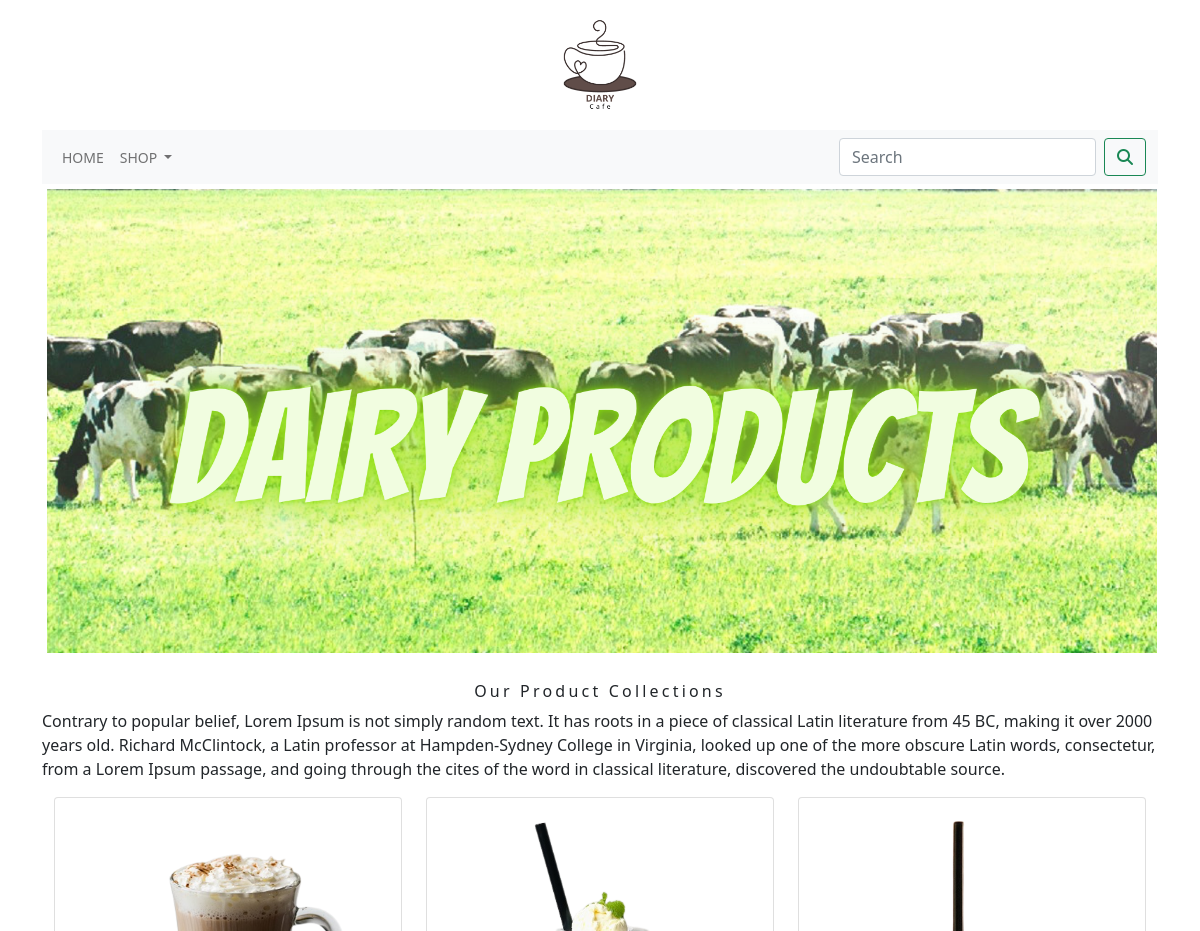
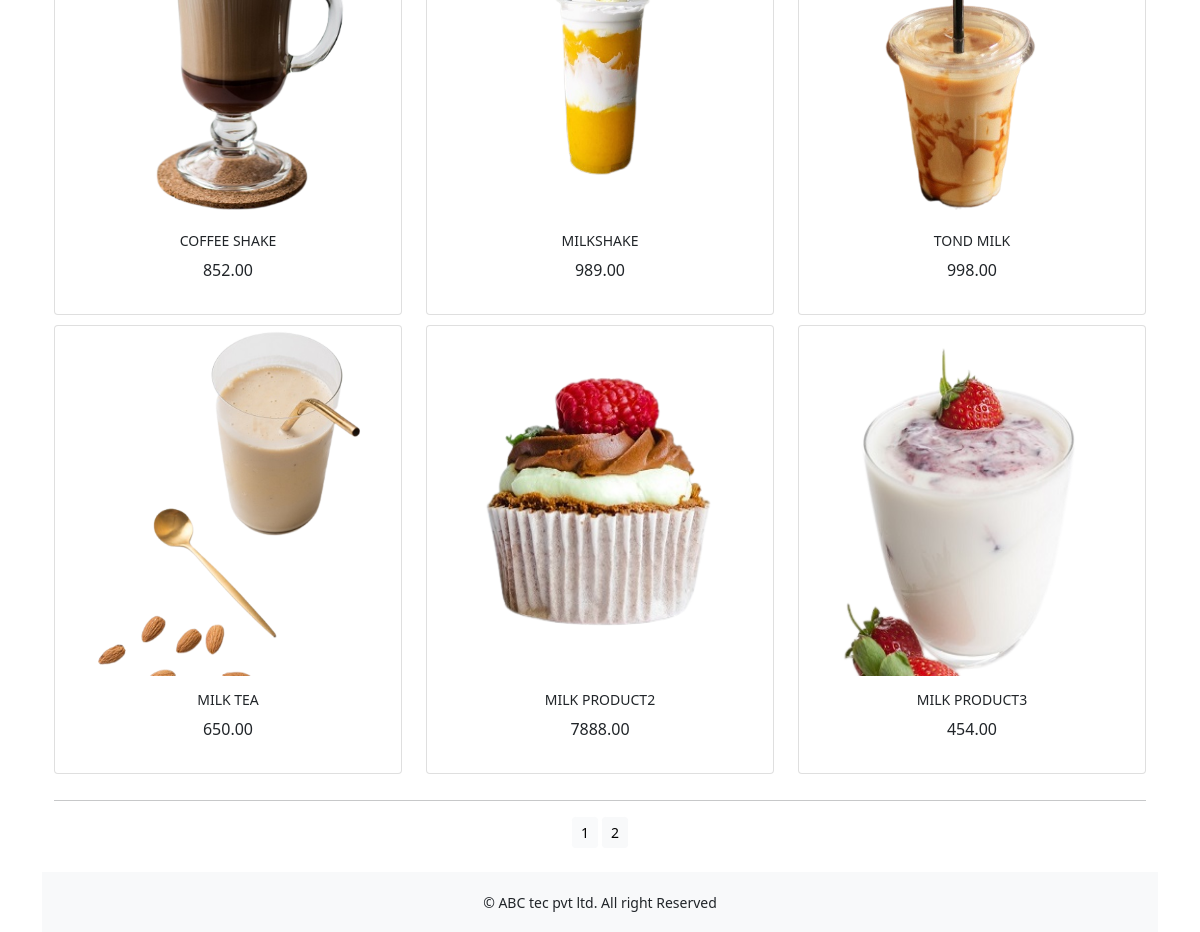
The app's page /shop/ with its own data (2 pictures, top to bottom).
### shop/models.py (models this page shows)
class Product(models.Model):
    name=models.CharField(max_length=250,unique=True)
    slug=models.SlugField(max_length=250,unique=True)
    description=models.TextField(blank=True)
    price=models.DecimalField(max_digits=10,decimal_places=2)
    category=models.ForeignKey(Category,on_delete=models.CASCADE)
    image = models.ImageField(upload_to='product', blank=True)
    stock=models.IntegerField()
    available=models.BooleanField(default=True)
    created=models.DateTimeField(auto_now_add=True)
    updated=models.DateTimeField(auto_now=True)
    def get_url(self):
        return reverse('shop:prodCatdetail',args=[self.category.slug,self.slug])

### shop/views.py (the view)
# urls.py: path('', views.allProdCat, name='allProdCat'),
def allProdCat(request,c_slug=None):
    c_page=None
    products_list=None
    if c_slug!=None:
        c_page=get_object_or_404(Category,slug=c_slug)
        products_list=Product.objects.all().filter(category=c_page,available=True)
    else:
        products_list=Product.objects.all().filter(available=True)
    paginator=Paginator(products_list,6)
    try:
        page=int(request.GET.get('page','1'))
    except:
        page=1
    try:
        products=paginator.page(page)
    except (EmptyPage,InvalidPage):
        products=paginator.page(paginator.num_pages)
    return render(request,"category.html",{'catagory':c_page,'products':products})

### cart/context_processors.py (called while the page is built)
def counter(request):
    item_count=0
    if 'admin' in request.path:
        return {}
    else:
        try:
            cart=Cart.objects.filter(cart_id=cart_id(request))
            cart_items=CartItem.objects.all().filter(cart=cart[:1])
            for cart_item in cart_items:
                item_count += cart_item.quantity
        except cart.DoesNotExist:
            item_count=0
    return dict(item_count=item_count)

### cart/views.py (called while the page is built)
def cart_id(request):
    cart=request.session.session_key
    if not cart:
        cart=request.session.create()
    return cart

### shop/context_processors.py (called while the page is built)
def menu_links(request):
    links=Category.objects.all()
    return dict(links=links)

### shop/models.py (called while the page is built)
    def get_url(self):
        return reverse('shop:products_by_category',args=[self.slug])

### template/category.html (shortened to what this page needs)
{% extends 'base.html' %}
{% load static %}
{% block content %}
<div class="mx-auto">
    {% if catagory %}
        <img class="my_image" src="{{category.image.url}}" alt="{{category.name}}">
</div>
    <br>
<div>
        <h1 class="text-center my_title">{{catagory.name}}</h1>
        <p class="text-justify">{{catagory.description}}</p>
</div>
    {% else %}
<div>
<img class="my_image my_image_padding" src="{% static 'img/banner.png' %}"alt="our products" width="1120px;">
</div>
<br>
<div>
    <h1 class="text-center my_title">Our Product Collections</h1>
    <p class="text-justify">Contrary to popular belief, Lorem Ipsum is not simply random text. It has roots in a piece of classical Latin literature from 45 BC, making it over 2000 years old. Richard McClintock, a Latin professor at Hampden-Sydney College in Virginia, looked up one of the more obscure Latin words, consectetur, from a Lorem Ipsum passage, and going through the cites of the word in classical literature, discovered the undoubtable source.</p>
</div>
{% endif %}
<div class="container">
    <div class="row ms_auto">
        {% for product in products.object_list %}
        <div class="my_bottom_margin col-9 col-sm-12 col-md-4  col-lg-4">
            <div class="card text-center" style="min-width:18rem;">
                <a href="{{product.get_url}}"><img class="card-img-top my_image" src="{{product.image.url}}" alt="{{product.name}}" width="400px" height="350px"> </a>
            <div class="card-body">
               <h4>{{product.name}}</h4>
                <p>{{product.price}}</p>
            </div>
            </div>
        </div>
        {% endfor %}
    </div>
    <div class="mx_auto">
        {% if products.paginator.num_pages > 1 %}
        <hr>
        <div class="text-center">
            {% for pg in products.paginator.page_range %}
            <a href="?page={{pg}}" class="btn btn-light btn-sm{% if products.number == pg %} active {% endif %}"}>{{pg}}</a>
            {% endfor %}
        </div>
        {% endif %}
    </div>
    <br>
</div>
{% endblock %}

### template/base.html (shortened to what this page needs)
{% load static %}
<!DOCTYPE html>
<html lang="en">
<head>
    <link rel="stylesheet" href="{% static 'css/custom.css' %}">
    <link href="{% static 'css/bootstrap.min.css' %}" rel="stylesheet">
</head>
<body>
<div class="container">
{% include 'header.html' %}
{% include 'nav.html' %}
{% block content %}
{% endblock %}
</div>
{% include 'footer.html' %}
</body>
</html>

### template/header.html
{% load static %}
<header>
  <header>
   <center><a href="{% url 'shop:allProdCat' %}"> <img src="{% static 'img/logo.png' %}" alt="logimage" width="130px;" height="130px;"></a></center>
  </header>
</header>

### template/nav.html (shortened to what this page needs)
<nav class="navbar navbar-expand-lg navbar-light bg-light">
  <div class="container-fluid">
    <div class="collapse navbar-collapse" id="navbarSupportedContent">
      <ul class="navbar-nav me-auto mb-2 mb-lg-0">
        <li class="nav-item">
          <a class="nav-link" href="#">Home</a>
        </li>
        <li class="nav-item dropdown {% if 'shop' in request.path %} active {% endif %}">
          <a class="nav-link dropdown-toggle" href="#" id="navbarDropdown" role="button" data-bs-toggle="dropdown" aria-expanded="false">
            Shop
          </a>
        </li>
      </ul>
      <form class="d-flex"  name="Q" action="{% url 'search_app:SearchResult' %}" method="get" >
        <input class="form-control me-2" type="search" placeholder="Search" name="q" aria-label="Search">
        <button class="btn btn-outline-success" type="submit"><i class="fa fa-search"></i></button>
      </form>
    </div>
  </div>
</nav>

### template/footer.html
<div class="footer navbar-fixed-bottom my_footer">
  <p class="text-center">&copy; ABC tec pvt ltd. All right Reserved</p>
</div>

### static/css/custom.css (style rules this page uses)
.nav-item { latter-spacing : .2em; font-size:14px; text-transform : uppercase; }
.my_footer { background-color:#f8f9fa; height:60px; }
.my_footer p { padding-top:20px; font-size:14px; }
.my_image { width:100% height:auto; }
.my_title { font-size:16px; text_transform:uppercase; letter-spacing:.2em; }
.my_image_padding { padding:5px; }
.my_bottom_margin { margin-bottom:10px; }
.card-body h4 { font-size: 14px; text-transform: uppercase; latter-spacing: .2em; }

### records on screen
Product: image (picture), name "COFFEE SHAKE", price "852.00"
Product: image (picture), name "MILKSHAKE", price "989.00"
Product: image (picture), name "TOND MILK", price "998.00"
Product: image (picture), name "MILK TEA", price "650.00"
Product: image (picture), name "MILK PRODUCT2", price "7888.00"
Product: image (picture), name "MILK PRODUCT3", price "454.00"

### other values on screen
{{ pg }} "1" "2"
